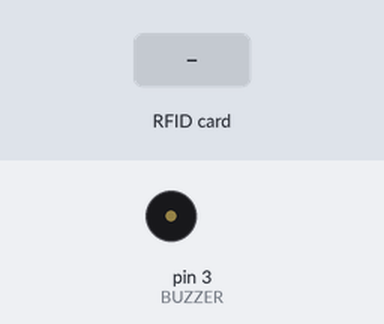
Simulated run of this sketch. Board: Arduino Uno, built with avr-gcc and run on an emulated ATmega328P. Parts: buzzer (waves = sounding). Inputs (shaded band) come from the test bench. The modem accepts every AT command (registered, SIM ready, sends succeed) and sends nothing else; what the sketch prints to the serial monitor is not drawn.

Above: at 19.3 s.
19.4 s: RFID card 5E 7A 19 C4 held to the reader
At 19.65 s:
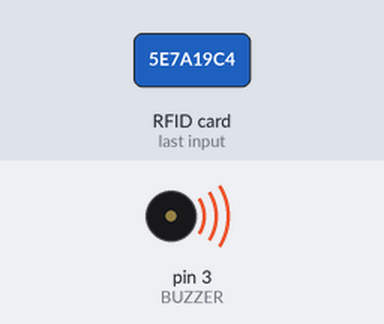
Timing chart, 0 to 22.4 s (numbered marks = the images above; inputs shaded):
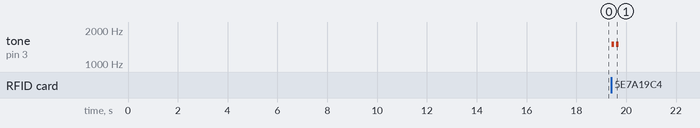

The sketch:

rfid-loc-wifi.ino
```cpp
/*
 * Autor: Arley Souto, Luiza Cezario e Majid
 * Data:31/07/2020
 * Projeto: Conexão e validação com RFID
 */

//Bibliotecas
#include "SPI.h"
#include "MFRC522.h"
//#include "WiFiEsp.h"
#include <SoftwareSerial.h>

//Pinos
#define SS_PIN 10
#define RST_PIN 9
#define DEBUG true
#define BUZZER 3

String ssid = "Inst Brasilia de Tec e Inov 2G";
String pass = "#ibti@2019";
String strID = "";
String servidor = "192.168.2.211";
String uri = "/WiFiRFID?RFID=";

//ID do dispositivo no Banco de dados
String loc = "3";

String sendData(String command, const int timeout, boolean debug);

String tagID = ""; //Variável que armazenará o ID da Tag
bool access = false; //Variável que verifica a permissão


MFRC522 RFID (SS_PIN, RST_PIN);    // Cria uma nova instância para o leitor e passa os pinos como parâmetro
SoftwareSerial wifi(6, 7);//conexão com wifi

void setup ()
{
	Serial.begin (9600);             // Inicializa a comunicação Serial
	SPI.begin ();                    // Inicializa comunicacao SPI
	RFID.PCD_Init ();          			 // Inicializa o leitor RFID
	pinMode (BUZZER, OUTPUT);        // Declara o pino do buzzer como saída
	RFID.PCD_SetAntennaGain(RFID.RxGain_max);


  wifi.begin(9600);//monitora o wifi pelo monitor serial

  //Lista as oonexoes disponiveis
  sendData("AT+CWLAP\r\n", 2000, DEBUG);//2000

  // Configura o mode de operacao
  // ? -Lista modos validos, 1- Modo Cliente, 2- Modo Host, 3-Cliente e Host
  sendData("AT+CWMODE=1\r\n",2000,DEBUG);//2000

  // Reseta a ESP-01
 //sendData("AT+RST\r\n", 2000, DEBUG); // rst

 // conecta a rede escolhida
  sendData("AT+CWJAP=\""+ssid+"\",\""+pass+"\"\r\n",10000,DEBUG);//10000

  // Lista o ip adquirido pela ESP-01
  sendData("AT+CIFSR\r\n", 2000, DEBUG);//2000

  // Configura para multiplas conexoes
  sendData("AT+CIPMUX=1\r\n", 2000, DEBUG);//2000

  //server.begin();
  Serial.println("Aproxime o cartão...");//Apenas mostra no monitor quando for a hora de aproximar o RFID card
}

void loop ()
{
	//Inicialmente tagID deve estar vazia.
	tagID = "";

	// Verifica se existe uma Tag presente
	if (!RFID.PICC_IsNewCardPresent () || !RFID.PICC_ReadCardSerial ())
	{
		delay (100);
		return;
	}

  aproximaCartao();


	// Pega o ID da Tag através da função RFID.uid e Armazena o ID na variável tagID
	for (byte i = 0; i < RFID.uid.size; i++)
	{
		tagID.concat (String (RFID.uid.uidByte [i], HEX));
	}


  String dado = "";
  dado = tagID;


  //String dado = tagID;//variavel que recebe o HEX em String
  Serial.println("\n"+ dado );//mostrao HEX que do RFID
  dado.toUpperCase();//passa de letra minuscula para mauscula antes de enviar


  //Dados que serão enviados
  String get = "GET " + uri + dado +"&&LOC="+ loc +" HTTP/1.0\r\n" + "Host:" + servidor +"\r\n" + "Connection: close\r\n\r\n";

  //Envia Dados
  String cipSend = "AT+CIPSEND=";

  cipSend += 2;
  cipSend += ",";
  cipSend += get.length();
  cipSend += "\r\n";

  // Escolhe entre conexão TCP ou UDP com o servidor.
  // Id identificador, endereço do servidos e porta
  sendData("AT+CIPSTART=2,\"TCP\",\"" + servidor + "\",4002\r\n",1000,DEBUG);//5000

  //envia primeiro o tamanho dos dados, e depois os dados
  sendData(cipSend, 1000, DEBUG);//3000
  sendData(get, 1000, DEBUG);//3000
  tagID="";


  //Encerra o comando
  String closeCommand = "AT+CIPCLOSE=";
  closeCommand+=2;
  closeCommand+="\r\n";
  //envia os comandos de encerramento
  sendData(closeCommand, 1000, false);//foi alterado aqui para forma padrão que seria o DEBUG, aqui estava false 2000

}

  void aproximaCartao(){
    int count = 2;//quantidade de bips
    for (int j = 0; j < count; j++){
      //liga o buzzer
      tone(BUZZER, 1500);
      delay(100);

      //desliga buzzer
      noTone(BUZZER);
      delay(100);
    }
  }

 String sendData(String command, const int timeout, boolean debug){
    String response = "";
    wifi.print(command);
    long int time = millis();

    while((time + timeout) > millis()){
      while(wifi.available()){
        char c = wifi.read();
        response += c;
      }
    }
    if(debug){
      Serial.print(response);
    }
    return response;
  }
```

Measured:
- after the input at 19.4 s, tone on pin 3 (BUZZER): alternates 1500 Hz for 0.10 s and silent for 0.10 s, 4 changes in all, then stays silent, starting at once
